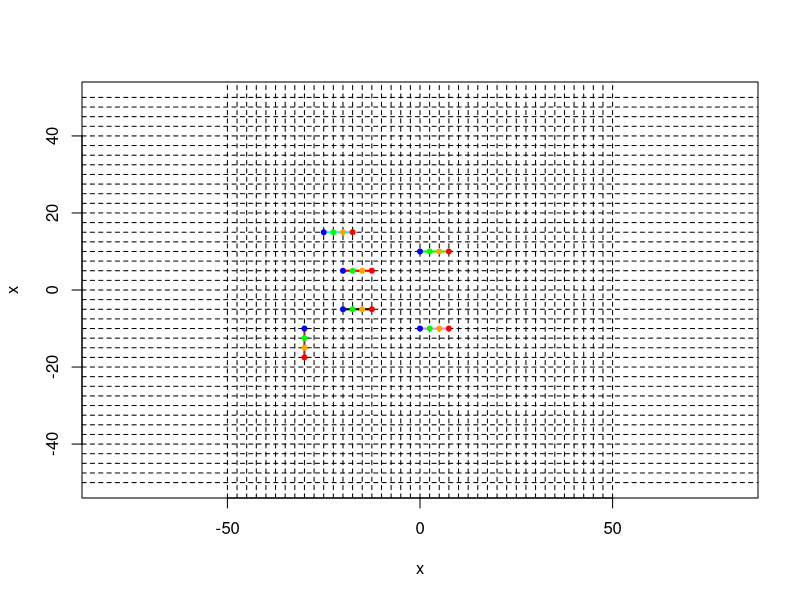

Here is the R script that generated this plot:
x=1

A6x<-0
B6x<-2.5
C6x<-5
D6x<-7.5
A6y<-10
B6y<-10
C6y<-10
D6y<-10

G6x<-c(A6x,B6x,C6x,D6x)
G6y<-c(A6y,B6y,C6y,D6y)

A5x<-0
B5x<-2.5
C5x<-5
D5x<-7.5
A5y<--10
B5y<--10
C5y<--10
D5y<--10

G5x<-c(A5x,B5x,C5x,D5x)
G5y<-c(A5y,B5y,C5y,D5y)

A4x<--25
B4x<--22.5
C4x<--20
D4x<--17.5
A4y<-15
B4y<-15
C4y<-15
D4y<-15

G4x<-c(A4x,B4x,C4x,D4x)
G4y<-c(A4y,B4y,C4y,D4y)

A3x<--20
B3x<--17.5
C3x<--15
D3x<--12.5
A3y<-5
B3y<-5
C3y<-5
D3y<-5

G3x<-c(A3x,B3x,C3x,D3x)
G3y<-c(A3y,B3y,C3y,D3y)

A2x<--20
B2x<--17.5
C2x<--15
D2x<--12.5
A2y<--5
B2y<--5
C2y<--5
D2y<--5

G2x<-c(A2x,B2x,C2x,D2x)
G2y<-c(A2y,B2y,C2y,D2y)

A1x<--30
B1x<--30
C1x<--30
D1x<--30
A1y<--10
B1y<--12.5
C1y<--15
D1y<--17.5

G1x<-c(A1x,B1x,C1x,D1x)
G1y<-c(A1y,B1y,C1y,D1y)

##Plot command

plot(x,x,asp=1,xlim=c(-50,50),ylim=c(-50,50),type="n")
abline(h=seq(-50,50,2.5),lty=2)
abline(v=seq(-50,50,2.5),lty=2)
points(G1x,G1y,pch=20,col=c("brown"),type="l",lwd=2)
points(G2x,G2y,pch=20,col=c("black"),type="l",lwd=2)
points(G3x,G3y,pch=20,col=c("red"),type="l",lwd=2)
points(G4x,G4y,pch=20,col=c("cyan"),type="l",lwd=2)
points(G5x,G5y,pch=20,col=c("violet"),type="l",lwd=2)
points(G6x,G6y,pch=20,col=c("green"),type="l",lwd=2)
points(G1x,G1y,pch=20,col=c("Blue","Green","orange","red"))
points(G2x,G2y,pch=20,col=c("Blue","Green","orange","red"))
points(G3x,G3y,pch=20,col=c("Blue","Green","orange","red"))
points(G4x,G4y,pch=20,col=c("Blue","Green","orange","red"))
points(G5x,G5y,pch=20,col=c("Blue","Green","orange","red"))
points(G6x,G6y,pch=20,col=c("Blue","Green","orange","red"))


